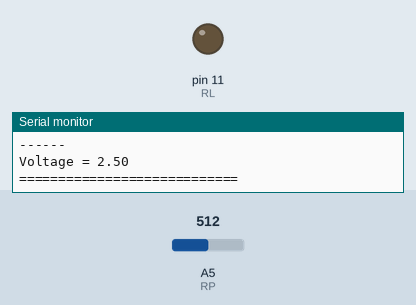
This sketch was run on a simulated Arduino Uno, built with avr-gcc and run on an emulated ATmega328P. Parts: output pins drawn as LEDs (lit = HIGH), the last lines printed to the serial monitor. The inputs (shaded band) are chosen by the test bench; at power-on: A5 (RP) = 512.

Above: at 1.6 s.
1.7 s: A5 (RP) set to 991
3.7 s: A5 (RP) set to 1015
At 5.0 s:
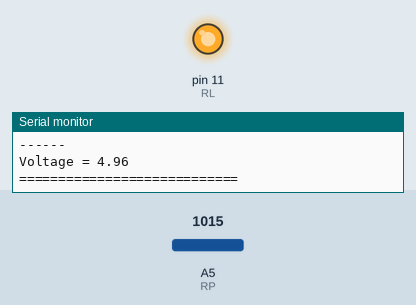
5.6 s: A5 (RP) set to 990
At 7.9 s:
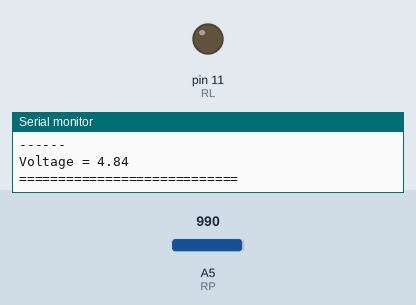
8.2 s: A5 (RP) set to 1010
At 9.2 s:
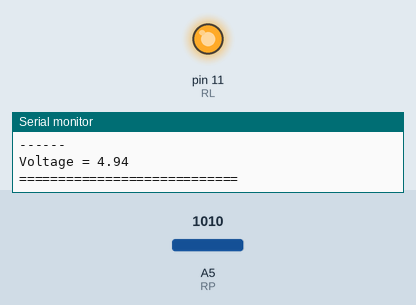
Timing chart, 0 to 10.8 s (numbered marks = the images above; inputs shaded):
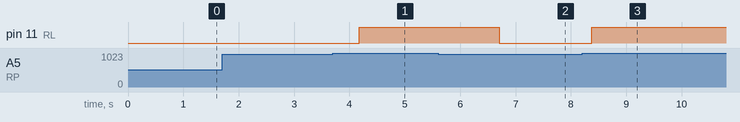

Measured:
- the behaviour switches between 1000 and 1001 on A5 (RP) (found by bisection; images 0 and 1)
- after the input at 3.7 s, pin 11 (RL): LOW → HIGH after 0.48 s
- after the input at 5.6 s, pin 11 (RL): HIGH → LOW after 1.1 s
- after the input at 8.2 s, pin 11 (RL): LOW → HIGH after 0.18 s

The sketch:

prog_While_Loops.ino
```cpp
int RL=11;
int RP=A5;
int ReadVal;
float Voltage;
const int Space=1;
const int Wait=800;
int j=0;

//////////////////////
void setup() {
  pinMode(RL,OUTPUT);
  pinMode(RP,INPUT);
  Serial.begin(9600);

}
//////////////////////
void loop() {
  while(j<Space){
    Serial.println("");
    j++;
  }

  ReadVal=analogRead(RP);
  Voltage=(5./1023.)*ReadVal;

  while(ReadVal>1000){
    digitalWrite(RL,HIGH);
    ReadVal=analogRead(RP);
    Voltage=(5./1023.)*ReadVal;

      while(j<Space){
    Serial.println("");
    j++;
    }

    Serial.println("-WARNING: High_Voltage!- ");
    Serial.println("------");
    Serial.print("ReadVal = ");
    Serial.println(ReadVal);
    Serial.println("------");
    Serial.print("Voltage = ");
    Serial.println(Voltage);
    Serial.print("============================");
    Serial.println("");
    delay(Wait);
  }

  digitalWrite(RL,LOW);
  Serial.println("-SAFE: LOW_Voltage- ");
  Serial.println("------");
  Serial.print("ReadVal = ");
  Serial.println(ReadVal);
  Serial.println("------");
  Serial.print("Voltage = ");
  Serial.println(Voltage);
  Serial.print("============================");
  Serial.println("");
  delay(Wait);


}
```
